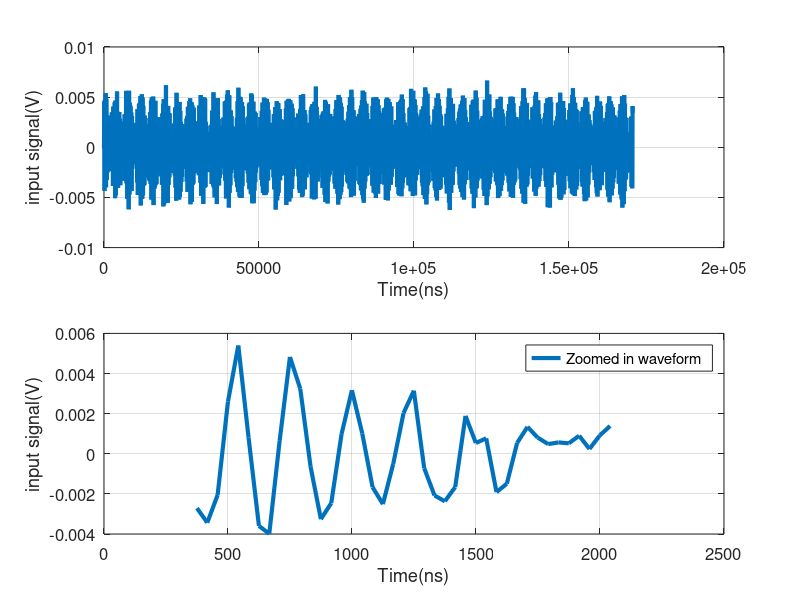

Source code (MATLAB): (Note: this script raises an error after producing the figure.)
% simulate SAR ADC model of Drone Receiver baseband
% Author : Vinay Kundur
% Last Modified: 22nd Oct 2021
% verified in MATLAB 7.9.0 R2009b

tic;
clear;
clc;

%% Create results Directory
dir_path = 'C:\Users\kundurv\Documents\Projects-AIS\Drone\Drone_RX\MATLAB\SAR_ADC_model\Results\'; % results directory. Sub directory will be created for each run with time stamp. No need to change this for every run
dir_name = horzcat('droneRXADC_MATLAB_results_',datestr(clock,'yyyymmddHHMMSS'),'\'); % separate results folder for each run based on time stamp
results_dir = horzcat(dir_path,dir_name);
mkdir(results_dir);

logfile = horzcat(results_dir,'logfile.txt');
logfileID = fopen(logfile,'w');
fprintf(logfileID,'Simulation started on %s \n',datestr(clock));
fprintf(logfileID,'Simulation run by: %s \n', getenv('username'));

%% Set Primary variables for simulations
sim_description = 'SAR ADC simulations without calibration, with thermal noise'; % brief description sim condition to be added to log file
fprintf(logfileID,'Simulation description: %s \n', sim_description);

sim_iterations = 2; % number of sim iterations to cover cap and noise variations
Nfft = 2^12; % Number of FFT points
Fclk = 24.01e6; % sampling clock
Jph_rms = 50e-12; % sampling clock rms phase jitter
N = 10; % ADC resolution. SAR ADC model code needs to be changed if resolution is changed due to fixed DAC architecture.
fullscale = (2^N)-1; % Full scale of waveform. For 10 bit ADC, it is 1023
fullscale_V = 2; % full scale in volts. 2*VDD
commonmode = (2^N)/2; % common mode code of the signal that needs to be subtracted from output code
%%signal
Fin1 = 4.113e6 ; % 1st signal frequency. max = 4.4MHz
Vin1 = 2.5e-3 ; % 1st signal sine wave amplitude % -95dBm signal = 2.9mVrms
Fin2 = Fin1+251e3 ; % 2nd signal frequency. max = 4.4MHz
Vin2 = Vin1 ; % 2nd signal sine wave amplitude % -95dBm signal = 2.9mVrms
channel_BW = 1.5e6 ; % channel BW used for SNDR calculation. 1MHz
%%Blocker
Fblk1 = 6.01317e6 ; % blocker frequency
Vblk1 = 0e-3 ; % blocker power. -48dBm = 625mV
Fblk2 = 2*Fblk1-(Fin1+Fin2)/2 ; % 2nd blocker frequency chosen such that Fblk1,Fclk2 IMD fall inband
Vblk2 = 0e-3 ; % blocker power. -48dBm = 625mV
%%Non idealities
Vn_rms_prestg = 650e-6; % 641uV. RMS noise from LNA+MXR ( 580uV) and VGA+LPF(275uV)
Vn_comparator = 400e-6; % 400uV. SAR ADC comparator RMS thermal noise
Vos_comparator = 3.5e-3 ; % 3.5mV. comparator offset voltage 1-sigma
Vn_ref = 50e-6; % 50uV. reference voltage rms noise
cap_mismatch_1sigma = 0.5 ; % 1-sigma capacitor mismatch for 32fF cap in percent. 0.25% for 32fF from simulations
cal_en = 1; % enable 4 MSB cap calibration

SNDR_spec = 13; % SNDR specification at ADC output in dB

%% update derived variables
Fstart= (Fin1 + Fin2)/2 - channel_BW/2; % Bandwidth start frequency
Fend = (Fin1 + Fin2)/2 + channel_BW/2; % Bandwidth end frequency

pi = 3.1415926535;
t=0:1/Fclk:(Nfft-1)/Fclk;
t_err = normrnd(0,Jph_rms,[1,length(t)]);
t=t+t_err;
sig1 = Vin1*sin(2*pi*Fin1*t);
sig2 = Vin2*sin(2*pi*Fin2*t);
blk1 = Vblk1*sin(2*pi*Fblk1*t);
blk2 = Vblk2*sin(2*pi*Fblk2*t);

Vn = normrnd(0,Vn_rms_prestg,[1,length(t)]); % noise from LNA+MIXER+VGA+LPF at ADC input

sig = sig1 + sig2 + blk1 + blk2 + Vn; % signal at ADC input

%% plot input time domain waveform

figure(1);
subplot(2,1,1);
plot(t*1e9,sig,'LineWidth',3);
set(gca,'FontSize',12);
grid on;
ylabel('input signal(V)');
xlabel('Time(ns)');
set(gcf,'color','w');

subplot(2,1,2); % zoomed in version of time domain plot
Nplot = 40; % number of samples for plotting
plot(t(10:10+Nplot)*1e9,sig(10:10+Nplot),'LineWidth',3);
set(gca,'FontSize',12);
grid on;
legend('Zoomed in waveform');
ylabel('input signal(V)');
xlabel('Time(ns)');
set(gcf,'color','w');
saveas(gcf,horzcat(results_dir,'input_waveform.png'));

%% Signal goes through SAR ADC model
%caps_all = zeros(sim_iterations,N);
DNL_all = zeros(sim_iterations,2^N);
INL_all = zeros(sim_iterations,2^N);
SNDR_inband_all = zeros(1,sim_iterations);
SFDR_inband_all = zeros(1,sim_iterations);
SFDR_OOB_all = zeros(1,sim_iterations);
Dout_all = zeros(sim_iterations,Nfft);

A_window = transpose(blackmanharris(Nfft));
W1 = norm(A_window,1);
W2 = norm(A_window,2);
NBW = (W2/W1)^2;
NRBW = NBW*Fclk;
rms_w = sqrt(((norm(A_window,2))^2)/Nfft);
mean_w = mean(A_window);
ECF = 1/rms_w;
ACF = 1/mean_w; % DC value of the window
CF = ECF;

fprintf(logfileID,'\nTotal Iterations:%d \nIteration progress:\n',sim_iterations);
fprintf('Total Iterations:%d \nIteration progress:\n',sim_iterations);

for i=1:1:sim_iterations
    [Dout_all(i,:),caps_all(i,:),DNL_all(i,:),INL_all(i,:),code_ramp(i,:),Vin_RAMP,caps_caldac(i,:),cal_code(i,:),VFS_sim(i),Vos_comp(i)] = SAR_ADC_redundancy_2BridgeCAP_digCAL(sig,N,Fclk,cap_mismatch_1sigma,cal_en,Vos_comparator,Vn_comparator,Vn_ref,fullscale_V/2,results_dir,i); % signal going through SAR ADC
    DinT_window = (Dout_all(i,:)-commonmode).*A_window;
    DoutFFT = abs(fft(DinT_window,Nfft)*CF*4/Nfft); % FFT/N returns A/2 ( two sided spectrum). For single sided,*2 and for a fullscale sine FS, amplitude is FS/2, so *2 for dBFS
    [SNDR_inband_all(i),SFDR_inband_all(i),SFDR_OOB_all(i),~,~,~ ,~]= SNDR(DoutFFT,Fin1,Fin2, Fclk, Fstart,Fend);
    fprintf(logfileID,'%d out of %d\n',i,sim_iterations);
    fprintf('%d out of %d\n',i,sim_iterations);
    
end
fprintf('\n');

num_fails = sum(SNDR_inband_all < SNDR_spec); % number of samples with SNDR < 19.5;
pass_percent = (sim_iterations-num_fails)*100/sim_iterations;

Dout = Dout_all(find(SNDR_inband_all == min(SNDR_inband_all)),:); % copy data of the iterations where SNDR is minimum

figure(2); % plotting DNL/INL
subplot(2,1,1);
plot(0:1:(2^N)-1,DNL_all,'-','LineWidth',3);
set(gca,'FontSize',12);
set(gcf,'color','w');
grid on;
xlim([0 (2^N)-1]);
% ylim([-2 2]);
ylabel('DNL(LSB)');
xlabel('CODE');

subplot(2,1,2);
plot(0:1:(2^N)-1,INL_all,'-','LineWidth',3);
set(gca,'FontSize',12);
set(gcf,'color','w');
grid on;
xlim([0 (2^N)-1]);
% ylim([-2 2]);
ylabel('INL(LSB)');
xlabel('CODE');
saveas(gcf,horzcat(results_dir,'DNL_INL.png'));

figure(3); % Plot input voltage Vs output code
plot(Vin_RAMP,code_ramp,'-','LineWidth',3);
set(gca,'FontSize',12);
set(gcf,'color','w');
grid on;
% xlim([-1 1]);
% ylim([0 (2^N)-1]);
ylabel('ADC output code');
xlabel('Input Voltage(V)');
saveas(gcf,horzcat(results_dir,'input_vs_output.png'));

SNDR_mean = mean(SNDR_inband_all);
%SNDR_min = min(SNDR_inband_all);
%SNDR_max = max(SNDR_inband_all);
SNDR_sigma = std(SNDR_inband_all);

SFDR_OOB_mean = mean(SFDR_OOB_all);
%SFDR_OOB__min = min(SFDR_OOB_all);
%SFDR_OOB__max = max(SFDR_OOB_all);
SFDR_OOB_sigma = std(SFDR_OOB_all);

%% plot output FFT
DinT_window = (Dout-commonmode).*A_window;
DoutFFT = abs(fft(DinT_window,Nfft)*CF*4/Nfft); % FFT/N returns A/2 ( two sided spectrum). For single sided,*2 and for a fullscale sine FS, amplitude is FS/2, so *2 for dBFS
fullscale_dB = 20*log10(fullscale);
DoutFFT_dB = 20*log10(DoutFFT)-fullscale_dB; % For normalizing w.r.t Fullscale
frequency = Fclk/Nfft:Fclk/Nfft:Fclk;

[SNDR_dB,SFDR_inband_dB,SFDR_OOB_dB,HD3_dBc,Psig_watt,Pnoise_watt ,DoutFFTnosig]= SNDR(DoutFFT,Fin1,Fin2, Fclk, Fstart,Fend);
Vi_offset_mV = (mean(Dout)-commonmode)*VFS_sim(end)*1000/fullscale;

if Fin2 > 0
    sig_rms_LSB = sqrt(Psig_watt)*0.5;
    noise_LSB = sqrt(Pnoise_watt)*0.5;
    Vsig_rms_mV = sqrt(Psig_watt)*1e3*0.5*fullscale_V/(sqrt(2)*fullscale);
    Vn_rms_uV = sqrt(Pnoise_watt)*1e6*0.5*fullscale_V/(sqrt(2)*fullscale);
else
    sig_rms_LSB = sqrt(Psig_watt)*0.707;
    noise_LSB = sqrt(Pnoise_watt)*0.707;
    Vsig_rms_mV = sqrt(Psig_watt)*1e3*0.707*fullscale_V/(sqrt(2)*fullscale);
    Vn_rms_uV = sqrt(Pnoise_watt)*1e6*0.707*fullscale_V/(sqrt(2)*fullscale);
end

DoutFFTnosig_dB = 20*log10(DoutFFTnosig)-fullscale_dB; % For normalizing w.r.t Fullscale

figure(4); % DFT
plot(frequency(1:Nfft/2)*1e-6,DoutFFT_dB(1:Nfft/2),'r','LineWidth',3);
hold on;
plot(frequency(1:Nfft/2)*1e-6,DoutFFTnosig_dB(1:Nfft/2),'b','LineWidth',3);
hold off;
title('Worst Case SNDR corner');
legend('with signal','signal removed');
set(gca,'FontSize',12);
grid on;
ylabel('PSD(dBFS/NBW)');
ylim([-100 0]);
textdisplay = horzcat('(RBW=', num2str(NRBW*1e-3), 'KHz)');
xlabel(horzcat('Frequency(MHz) ',textdisplay));
textdisplay = horzcat('SNDR=', num2str(min(SNDR_inband_all)), 'dB');
text(2,-20,textdisplay,'FontSize',14);
xlim([0 Fclk*(1e-6)/2]);
set(gcf,'color','w');
saveas(gcf,horzcat(results_dir,'FFT_worstcase.png'));

figure(5); % plot SNDR Vs number of samples
spec = SNDR_spec*ones(1,sim_iterations); % spec is 20dB
plot(1:1:sim_iterations, SNDR_inband_all,1:1:sim_iterations, spec,'-','LineWidth',3);
set(gca,'FontSize',12);
set(gcf,'color','w');
grid on;
% xlim([-1 1]);
% ylim([0 (2^N)-1]);
ylabel('SNDR Inband(dB)');
xlabel('Sample Number');
legend('SNDR across samples','SNDR spec');
textdisplay = horzcat('Yield=', num2str(pass_percent), '%');
text(1,SNDR_spec+2,textdisplay,'FontSize',14);
textdisplay = horzcat('Mean=', num2str(mean(SNDR_inband_all)), 'dB');
text(1,SNDR_spec+1.5,textdisplay,'FontSize',14);
textdisplay = horzcat('std dev=', num2str(std(SNDR_inband_all)), 'dB');
text(1,SNDR_spec+1,textdisplay,'FontSize',14);
saveas(gcf,horzcat(results_dir,'SNDR_vs_samples.png'));

figure(6); % plot histogram of SNDR
spec = SNDR_spec*ones(1,sim_iterations); 
hist(SNDR_inband_all);
set(gca,'FontSize',12);
set(gcf,'color','w');
grid on;
xlim([10 25]);
% ylim([0 (2^N)-1]);
ylabel('# of samples');
xlabel('SNDR inband(dB)');
textdisplay = horzcat('Yield=', num2str(pass_percent), '%');
text(SNDR_spec,sim_iterations/5,textdisplay,'FontSize',14);
textdisplay = horzcat('Mean=', num2str(mean(SNDR_inband_all)), 'dB');
text(SNDR_spec,sim_iterations/6,textdisplay,'FontSize',14);
textdisplay = horzcat('std dev=', num2str(std(SNDR_inband_all)), 'dB');
text(SNDR_spec,sim_iterations/7,textdisplay,'FontSize',14);
line([SNDR_spec, SNDR_spec],ylim,'LineWidth',2,'Color','r');
saveas(gcf,horzcat(results_dir,'SNDR_histogram.png'));



figure(7); % plot calibration codes
plot(1:1:sim_iterations, cal_code,'-','LineWidth',3);
set(gca,'FontSize',12);
set(gcf,'color','w');
grid on;
% xlim([-1 1]);
% ylim([0 255]); % CALCODE is 8 bit
ylabel('Calibration Code');
xlabel('Sample Number');
legend('MSB1 CALCODE','MSB2 CALCODE','MSB3 CALCODE','MSB4 CALCODE','MSB5 CALCODE');
saveas(gcf,horzcat(results_dir,'CALCODES.png'));


fprintf(logfileID,'\n\nSimulations ended on %s\n',datestr(clock));
save(horzcat(results_dir,'variables.mat'));
fprintf(logfileID,'\nTotal simulation time = %f seconds\n',toc);
fclose('all');
toc;
